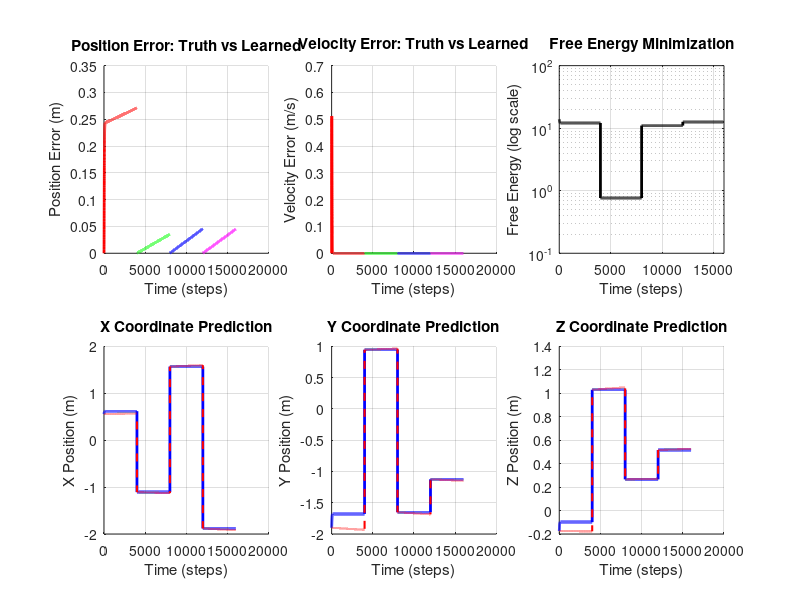

MATLAB code for this plot: (Note: this script raises an error after producing the figure.)
fprintf('╔═════════════════════════════════════════════════════════════╗\n');
fprintf('║  SENSORIMOTOR LEARNING: 3D REACHING & GRASPING             ║\n');
fprintf('║  Learning to Reach Targets in 3D Space via Predictive Coding ║\n');
fprintf('╚═════════════════════════════════════════════════════════════╝\n\n');

% ====================================================================
% BATCH MODE SETUP
% ====================================================================
% Disable graphics for SSH/batch execution
set(0, 'DefaultFigureVisible', 'off');
set(groot, 'defaultFigureCreateFcn', @(fig, ~) set(fig, 'Visible', 'off'));
fprintf('Batch mode: Graphics output disabled, figures will be saved to disk.\n\n');

% ====================================================================
% 3D REACHING TASK CONFIGURATION
% ====================================================================

dt = 0.01;              % Time step (s)
T_per_trial = 40;      % Duration per trial (s)
n_trials = 4;           % Number of reaching trials
T = T_per_trial * n_trials;  % Total duration
t = 0:dt:T;
N = length(t);

% Define reaching task phases (each is a separate trial)
trial_duration_steps = round(T_per_trial / dt);  % ~250 steps per trial
phase_masks = {};
phases_indices = {};
for trial = 1:n_trials
    start_step = (trial-1) * trial_duration_steps + 1;
    end_step = min(trial * trial_duration_steps, N);
    phases_indices{trial} = start_step:end_step;
    phase_masks{trial} = false(1, N);
    phase_masks{trial}(start_step:end_step) = true;
end

% Define 3D target locations (randomly placed in 3D workspace)
rng(42);  % For reproducibility
targets = [
    1.5, 1.5, 1.0;      % Target 1
    -1.5, 1.5, 0.5;     % Target 2
    -1.5, -1.5, 1.5;    % Target 3
    1.5, -1.5, -0.5     % Target 4
];

% Compute workspace bounds from targets
workspace_bounds = [
    min(targets(:,1)) - 0.5, max(targets(:,1)) + 0.5;  % X bounds
    min(targets(:,2)) - 0.5, max(targets(:,2)) + 0.5;  % Y bounds
    min(targets(:,3)) - 0.5, max(targets(:,3)) + 0.5   % Z bounds
];

% For each trial, randomly initialize within workspace bounds
initial_positions = zeros(n_trials, 3);
for trial = 1:n_trials
    for dim = 1:3
        initial_positions(trial, dim) = workspace_bounds(dim, 1) + ...
            rand() * (workspace_bounds(dim, 2) - workspace_bounds(dim, 1));
    end
end

fprintf('3D REACHING TASK (Multi-Trial):\n');
fprintf('Workspace bounds: X∈[%.2f,%.2f], Y∈[%.2f,%.2f], Z∈[%.2f,%.2f]\n', ...
    workspace_bounds(1,1), workspace_bounds(1,2), ...
    workspace_bounds(2,1), workspace_bounds(2,2), ...
    workspace_bounds(3,1), workspace_bounds(3,2));
fprintf('\n');

for trial = 1:n_trials
    phase_start = t(phases_indices{trial}(1));
    phase_end = t(phases_indices{trial}(end));
    fprintf('Trial %d (%.2f-%.2fs): Start [%.2f, %.2f, %.2f] → Target [%.2f, %.2f, %.2f]\n', ...
        trial, phase_start, phase_end, ...
        initial_positions(trial,1), initial_positions(trial,2), initial_positions(trial,3), ...
        targets(trial,1), targets(trial,2), targets(trial,3));
end
fprintf('\n');

fprintf('3D REACHING TASK:\n');
fprintf('  Phase 1 (0-2.5s):  Reach to target [%.2f, %.2f, %.2f]\n', targets(1,1), targets(1,2), targets(1,3));
fprintf('  Phase 2 (2.5-5s):  Reach to target [%.2f, %.2f, %.2f]\n', targets(2,1), targets(2,2), targets(2,3));
fprintf('  Phase 3 (5-7.5s):  Reach to target [%.2f, %.2f, %.2f]\n', targets(3,1), targets(3,2), targets(3,3));
fprintf('  Phase 4 (7.5-10s): Reach to target [%.2f, %.2f, %.2f]\n\n', targets(4,1), targets(4,2), targets(4,3));

% ====================================================================
% LAYER DIMENSIONS - 3D VERSION
% ====================================================================

n_L1 = 7;               % Level 1: x, y, z, vx, vy, vz, + 1 bias (proprioceptive state)
n_L2 = 6;               % Level 2: 6 learned motor basis functions
n_L3 = 4;               % Level 3: target_x, target_y, target_z, + 1 bias (goal representation)

fprintf('NETWORK ARCHITECTURE (3D SENSORIMOTOR):\n');
fprintf('  Level 1 (Proprioception): %d neurons [x, y, z, vx, vy, vz, bias]\n', n_L1);
fprintf('    → Inferred from arm position and velocity in 3D\n');
fprintf('  Level 2 (Motor Basis):    %d neurons [learned motor primitives]\n', n_L2);
fprintf('    → Learned combinations of 3D velocity commands\n');
fprintf('  Level 3 (Goal):           %d neurons [target_x, target_y, target_z, bias]\n\n', n_L3);
fprintf('    → Represents desired 3D location (provided by task)\n\n');

% ====================================================================
% 3D KINEMATICS: INTEGRATING MOTOR COMMANDS INTO POSITION
% ====================================================================

% Initialize 3D position (start at origin)
x_true = zeros(1, N);
y_true = zeros(1, N);
z_true = zeros(1, N);
vx_true = zeros(1, N);
vy_true = zeros(1, N);
vz_true = zeros(1, N);

% Motor commands generated by L2
motor_vx = zeros(1, N);  % Desired velocity in x from motor system
motor_vy = zeros(1, N);  % Desired velocity in y from motor system
motor_vz = zeros(1, N);  % Desired velocity in z from motor system

% Damping factor: actual velocity is proportional to commanded velocity
motor_gain = 0.5;
damping = 0.95;

fprintf('3D MOTOR DYNAMICS:\n');
fprintf('  Motor gain: %.2f (scaling of commands to actual motion)\n', motor_gain);
fprintf('  Damping: %.2f (velocity decay per timestep)\n', damping);
fprintf('  Workspace: x,y,z ∈ [%.2f, %.2f] meters\n\n', workspace_bounds(1,1), workspace_bounds(1,2));

% ====================================================================
% LEARNING PARAMETERS
% ====================================================================

eta_rep = 0.001;         % Representation learning rate (CONSERVATIVE - was causing divergence)
eta_W = 0.0001;          % Weight matrix learning rate (CONSERVATIVE)
momentum = 0.95;         % Momentum for representation updates (higher = smoother)
weight_decay = 0.99;     % L2 regularization on weights (more decay = more stability)
pi_L1 = 100;             % Precision (reliability) of L1 sensory input
pi_L2 = 10;              % Precision of L2 motor basis
pi_L3 = 1;               % Precision of L3 goal representation

fprintf('LEARNING PARAMETERS:\n');
fprintf('  η_rep = %.6f (representation learning rate)\n', eta_rep);
fprintf('  η_W   = %.6f (weight matrix learning rate)\n', eta_W);
fprintf('  Momentum = %.4f\n', momentum);
fprintf('  Weight Decay = %.4f\n', weight_decay);
fprintf('  π_L1  = %.0f, π_L2  = %.0f, π_L3  = %.0f\n\n', pi_L1, pi_L2, pi_L3);

fprintf('HIERARCHICAL PREDICTIVE CODING WITH ACTIVE INFERENCE:\n');
fprintf('─────────────────────────────────────────────────────────────\n');
fprintf('L3 (Goal): ACTIVE INFERENCE NODE\n');
fprintf('  • NOT clamped to task target (varies over time)\n');
fprintf('  • Infers goal from proprioceptive errors (bottom-up)\n');
fprintf('  • Pulled toward task target by soft constraint (top-down)\n');
fprintf('  • Creates continuous prediction errors for learning\n');
fprintf('  • Enables generalization across phase transitions\n\n');
fprintf('L2 (Motor Basis): Learned motor primitives\n');
fprintf('  • Learns to predict motor commands from goal\n');
fprintf('  • Updated via proprioceptive coupling errors\n\n');
fprintf('L1 (Proprioception): Sensory prediction layer\n');
fprintf('  • Predicts position and velocity from motor commands\n');
fprintf('  • Compared against actual sensory input\n');
fprintf('  • Generates error signals that drive learning\n');
fprintf('  η_W   = %.6f (weight matrix learning rate)\n', eta_W);
fprintf('  Momentum = %.4f\n', momentum);
fprintf('  Weight Decay = %.4f\n', weight_decay);
fprintf('  π_L1  = %.0f, π_L2  = %.0f, π_L3  = %.0f\n\n', pi_L1, pi_L2, pi_L3);

% ====================================================================
% INITIALIZE REPRESENTATIONS (3D)
% ====================================================================

% Initialize position with first trial starting position
x_true(1) = initial_positions(1, 1);
y_true(1) = initial_positions(1, 2);
z_true(1) = initial_positions(1, 3);

% Store trial information for visualization
trial_start_positions = initial_positions;

% Pre-allocate representation matrices for ALL timesteps (CRITICAL!)
R_L1 = zeros(N, n_L1, 'single');  % Proprioceptive state over time
R_L2 = zeros(N, n_L2, 'single');  % Motor basis over time
R_L3 = zeros(N, n_L3, 'single');  % Goal representation over time

% Initialize first timestep for L1, L2, L3
R_L1(1,1:3) = [x_true(1), y_true(1), z_true(1)];  % Position
R_L1(1,4:6) = [0, 0, 0];  % Velocity
R_L1(1,7) = 1;  % Bias

% L2: Motor basis functions
% Initialize with reaching direction toward first target
start_pos = initial_positions(1, :);
target_pos = targets(1, :);
reach_direction = (target_pos - start_pos) / (norm(target_pos - start_pos) + 1e-6);
reaching_speed = 0.15;  % m/s

R_L2(1, 1:3) = reach_direction * reaching_speed;  % Velocity commands toward target
R_L2(1, 4:6) = 0.01 * randn(1, 3);  % Auxiliary motor channels

% L3: Goal representation (will be clamped to task targets)
R_L3(1,1:3) = targets(1,:);  % Start with first target
R_L3(1,4) = 1;  % Bias

fprintf('INITIAL CONDITIONS (Trial 1):\n');
fprintf('  Start position: [%.2f, %.2f, %.2f]\n', x_true(1), y_true(1), z_true(1));
fprintf('  Target position: [%.2f, %.2f, %.2f]\n', targets(1,1), targets(1,2), targets(1,3));
fprintf('  R_L2(1,:) = reaching velocity [%.4f, %.4f, %.4f] m/s (toward target)\n', R_L2(1,1), R_L2(1,2), R_L2(1,3));
fprintf('  R_L3(1,:) = [target_x=%.2f, target_y=%.2f, target_z=%.2f, bias=1]\n\n', targets(1,1), targets(1,2), targets(1,3));

% Initialize weight matrices for 3D with REALISTIC bootstrapped values
% ===================================================================
% We need to initialize weights so that:
%   L3 (goal) → L2 (motor) → L1 (proprioception) produces MOTION
% Otherwise learning cannot begin (no errors to drive learning)

% Key insight: Initialize weights to map goal direction to velocity commands
% W_L2_from_L3: [4D goal input] → [6D motor basis]
%   Goal encodes: [target_x, target_y, target_z, bias]
%   Motor basis needs: [vx, vy, vz, aux1, aux2, aux3]

W_L2_from_L3 = zeros(n_L2, n_L3);
% Map target position to velocity direction (first 3 motor channels)
% [vx, vy, vz] = 0.1 * [target_x, target_y, target_z]
W_L2_from_L3(1:3, 1:3) = 0.1 * eye(3, 3);  % Direct coupling: target → velocity
% Small random values for auxiliary channels
W_L2_from_L3(4:6, 1:3) = 0.01 * randn(3, 3);
W_L2_from_L3(1:6, 4) = 0.01 * randn(6, 1);  % Coupling from bias

% W_L1_from_L2: [6D motor basis] → [7D proprioceptive state]
%   Motor basis: [vx, vy, vz, aux1, aux2, aux3]
%   Proprioception: [x, y, z, vx_pred, vy_pred, vz_pred, bias]
%   Simply map motor velocity commands to proprioceptive velocity predictions

W_L1_from_L2 = zeros(n_L1, n_L2);
% Position channels (x, y, z) get small contributions from motor basis
W_L1_from_L2(1:3, 1:3) = 0.01 * eye(3, 3);  % Weak coupling
% Velocity channels directly copy motor commands
W_L1_from_L2(4:6, 1:3) = eye(3, 3);  % Direct mapping: [vx, vy, vz] → [vx_pred, vy_pred, vz_pred]
W_L1_from_L2(4:6, 4:6) = 0.1 * randn(3, 3);  % Auxiliary motor channels
W_L1_from_L2(7, :) = 0.01 * randn(1, 6);  % Bias prediction

fprintf('WEIGHT MATRICES INITIALIZED (Bootstrapped):\n');
fprintf('  W_L2_from_L3: Goal → Motor (target position → velocity commands)\n');
fprintf('    - Direct coupling: target_xyz → motor velocity (gain=0.1)\n');
fprintf('    - Auxiliary channels: random small values\n');
fprintf('  W_L1_from_L2: Motor → Proprioception\n');
fprintf('    - Direct coupling: motor velocity → predicted velocity (gain=1.0)\n');
fprintf('    - Position predictions: weak coupling (gain=0.01)\n\n');

% Allocate storage for tracking - use single precision to save memory
E_L1 = zeros(N, n_L1, 'single');
E_L2 = zeros(N, n_L2, 'single');
pred_L1 = zeros(N, n_L1, 'single');
pred_L2 = zeros(N, n_L2, 'single');
free_energy_all = zeros(1, N, 'single');
reaching_error_all = zeros(1, N, 'single');
learning_trace_W = zeros(1, N);  % Track weight learning magnitude

% ====================================================================
% MAIN LEARNING LOOP (3D)
% ====================================================================

fprintf('Running 3D sensorimotor reaching trials...\n');

current_trial = 1;

for i = 1:N-1
    if mod(i, 100) == 0, fprintf('.'); end
    
    % ==============================================================
    % CHECK FOR TRIAL TRANSITION
    % ==============================================================
    % At the start of each new trial, reinitialize position and motor basis
    if i > 1
        for trial = 2:n_trials
            if i == phases_indices{trial}(1)
                % Reset to new trial initial position
                x_true(i) = initial_positions(trial, 1);
                y_true(i) = initial_positions(trial, 2);
                z_true(i) = initial_positions(trial, 3);
                vx_true(i) = 0;
                vy_true(i) = 0;
                vz_true(i) = 0;
                
                % Update L1 sensory representation
                R_L1(i,1:3) = [x_true(i), y_true(i), z_true(i)];
                R_L1(i,4:6) = [0, 0, 0];
                
                % HARD RESET L3: Jump to new task target (phase transition)
                % This ensures L3 can respond to the new task immediately
                R_L3(i, 1:3) = targets(trial, :);
                R_L3(i, 4) = 1;
                
                % Re-initialize L2 motor basis with reaching direction toward new target
                start_pos = initial_positions(trial, :);
                target_pos = targets(trial, :);
                reach_direction = (target_pos - start_pos) / (norm(target_pos - start_pos) + 1e-6);
                reaching_speed = 0.15;  % m/s
                
                R_L2(i, 1:3) = reach_direction * reaching_speed;
                R_L2(i, 4:6) = 0.01 * randn(1, 3);
                
                current_trial = trial;
                fprintf('\n[Trial %d started at step %d - L3 reset to target, L2 reinitialized]\n', trial, i);
                break;
            end
        end
    end
    
    % ==============================================================
    % STEP 0: GOAL REPRESENTATION (ACTIVE INFERENCE - L3)
    % ==============================================================
    % L3 is NOT clamped but inferred from proprioceptive error
    % This allows learning to persist across phase transitions
    
    % Task signal: preferred target for this trial (soft constraint)
    task_target = targets(current_trial, :);
    
    % L3 starts at current value (will be updated based on errors below)
    
    % ==============================================================
    % STEP 1: MOTOR COMMAND GENERATION (Top-Down: L3 → L2 → L1)
    % ==============================================================
    
    % L3 predicts L2 motor commands via learned weights
    pred_L2(i,:) = R_L3(i,:) * W_L2_from_L3';  % [6D motor basis prediction]
    
    % L2 executes: actual motor basis is learned representation
    motor_basis = R_L2(i,:);  % [6D: actual learned motor commands]
    
    % L2 predicts L1 proprioceptive state via learned weights
    pred_L1(i,:) = motor_basis * W_L1_from_L2';  % [7D: predicted proprioception]
    
    % Extract predicted velocities from L1 prediction
    pred_vx = pred_L1(i, 4);
    pred_vy = pred_L1(i, 5);
    pred_vz = pred_L1(i, 6);
    
    % ==============================================================
    % STEP 2: KINEMATICS - MOTOR COMMAND EXECUTION
    % ==============================================================
    
    % Apply motor gain (scales learned velocity prediction to actual command)
    motor_vx(i) = motor_gain * pred_vx;
    motor_vy(i) = motor_gain * pred_vy;
    motor_vz(i) = motor_gain * pred_vz;
    
    % Update velocity with damping
    vx_true(i+1) = damping * vx_true(i) + motor_vx(i);
    vy_true(i+1) = damping * vy_true(i) + motor_vy(i);
    vz_true(i+1) = damping * vz_true(i) + motor_vz(i);
    
    % Update position via integration (3D)
    x_true(i+1) = x_true(i) + dt * vx_true(i+1);
    y_true(i+1) = y_true(i) + dt * vy_true(i+1);
    z_true(i+1) = z_true(i) + dt * vz_true(i+1);
    
    % Clamp position to reachable workspace
    x_true(i+1) = max(workspace_bounds(1,1), min(workspace_bounds(1,2), x_true(i+1)));
    y_true(i+1) = max(workspace_bounds(2,1), min(workspace_bounds(2,2), y_true(i+1)));
    z_true(i+1) = max(workspace_bounds(3,1), min(workspace_bounds(3,2), z_true(i+1)));
    
    % ==============================================================
    % STEP 3: PROPRIOCEPTIVE FEEDBACK (Sensory Input - 3D)
    % ==============================================================
    
    % Sensory input: actual proprioceptive state
    sensory_pos = [x_true(i+1), y_true(i+1), z_true(i+1)];  % Actual 3D position
    sensory_vel = [vx_true(i+1), vy_true(i+1), vz_true(i+1)];  % Actual 3D velocity
    
    % ==============================================================
    % STEP 4: ERROR COMPUTATION (Bottom-Up Predictive Coding)
    % ==============================================================
    
    % L1 errors: sensory input vs prediction (prediction error)
    E_L1(i,1:3) = sensory_pos - pred_L1(i,1:3);  % Position error
    E_L1(i,4:6) = sensory_vel - pred_L1(i,4:6);  % Velocity error
    E_L1(i,7) = 1 - pred_L1(i,7);  % Bias error
    
    % L2 errors: actual motor basis vs L3's prediction
    E_L2(i,:) = motor_basis - pred_L2(i,:);
    
    % Calculate 3D reaching error (distance to current target)
    reaching_error_all(i) = sqrt((x_true(i+1) - targets(current_trial,1))^2 + ...
                                 (y_true(i+1) - targets(current_trial,2))^2 + ...
                                 (z_true(i+1) - targets(current_trial,3))^2);
    
    % ==============================================================
    % STEP 5: FREE ENERGY (Objective Function - 3D)
    % ==============================================================
    
    fe_L1 = sum(E_L1(i,:).^2) / (2 * pi_L1);
    fe_L2 = sum(E_L2(i,:).^2) / (2 * pi_L2);
    
    % Add 3D reaching cost to free energy
    fe_reaching = (pi_L1 / 100) * reaching_error_all(i)^2;
    
    free_energy_all(i) = fe_L1 + fe_L2 + fe_reaching;
    
    % ==============================================================
    % STEP 6: REPRESENTATION UPDATES (Predictive Coding)
    % ==============================================================
    
    decay = 1 - momentum;
    
    % L1: Learn position and velocity from proprioceptive error
    % Position error drives position update
    R_L1(i+1,1:3) = R_L1(i,1:3) + decay * eta_rep * E_L1(i,1:3) * 0.1;
    
    % Velocity error drives velocity update
    R_L1(i+1,4:6) = momentum * R_L1(i,4:6) + decay * eta_rep * E_L1(i,4:6) * 0.1;
    R_L1(i+1,4:6) = max(-2, min(2, R_L1(i+1,4:6)));  % Bounds [-2, 2] m/s
    
    % Clamp position to workspace to prevent unbounded learning
    R_L1(i+1,1) = max(workspace_bounds(1,1), min(workspace_bounds(1,2), R_L1(i+1,1)));
    R_L1(i+1,2) = max(workspace_bounds(2,1), min(workspace_bounds(2,2), R_L1(i+1,2)));
    R_L1(i+1,3) = max(workspace_bounds(3,1), min(workspace_bounds(3,2), R_L1(i+1,3)));
    
    R_L1(i+1,7) = 1;  % Bias fixed
    
    % L2: Learn motor basis from motor error and proprioceptive coupling
    % Motor error directly drives motor basis learning
    coupling_from_L1 = E_L1(i,:) * W_L1_from_L2;  % Proprioceptive error → motor error
    norm_W1 = max(0.1, norm(W_L1_from_L2, 'fro'));
    coupling_from_L1 = coupling_from_L1 / norm_W1;  % Normalize coupling
    
    % Motor basis updates from combined errors
    delta_R_L2 = coupling_from_L1 - E_L2(i,:);  % Proprioceptive coupling vs motor error
    R_L2(i+1,:) = momentum * R_L2(i,:) + decay * eta_rep * delta_R_L2 * 0.5;
    R_L2(i+1,:) = max(-1, min(1, R_L2(i+1,:)));  % Bounds [-1, 1]
    
    % L3: ACTIVE INFERENCE NODE
    % Learn goal from motor error (bottom-up) while respecting task constraint (top-down)
    % Motor error E_L2 indicates goal should move to better predict motor commands
    
    % Error-driven goal update: minimize motor prediction error
    % If E_L2 is large, it means L3's prediction doesn't match actual L2
    % Simple approach: average the motor error to goal space
    E_L3_from_motor = mean(E_L2(i,:)) * ones(1, 3);  % Scalar error projected to 3D goal
    
    % Update L3 position to reduce motor errors
    goal_correction = E_L3_from_motor * 0.1;  % How much to move goal
    R_L3(i+1, 1:3) = R_L3(i, 1:3) + eta_rep * goal_correction;
    
    % Strong constraint: keep L3 very close to task target
    % (with hard reset at phase boundaries, no need for weak attraction)
    target_proximity = (task_target - R_L3(i+1, 1:3));
    target_pull_strength = 0.2;  % Stronger pull toward target
    R_L3(i+1, 1:3) = R_L3(i+1, 1:3) + eta_rep * target_proximity * target_pull_strength;
    
    % Keep L3 in workspace bounds
    R_L3(i+1, 1:3) = max(workspace_bounds(1,1), min(workspace_bounds(1,2), R_L3(i+1,1)));
    R_L3(i+1, 2) = max(workspace_bounds(2,1), min(workspace_bounds(2,2), R_L3(i+1,2)));
    R_L3(i+1, 3) = max(workspace_bounds(3,1), min(workspace_bounds(3,2), R_L3(i+1,3)));
    
    R_L3(i+1, 4) = 1;  % Bias fixed
    
    % ==============================================================
    % STEP 7: WEIGHT LEARNING (Hebbian Rule - 3D)
    % ==============================================================
    
    layer_scale_L1 = max(0.1, mean(abs(R_L2(i,:))));
    layer_scale_L2 = max(0.1, mean(abs(R_L3(i,:))));
    
    % Learn mapping from motor basis to proprioceptive state
    dW_L1 = -(eta_W * pi_L1 / layer_scale_L1) * (E_L1(i,:)' * R_L2(i,:));
    W_L1_from_L2 = W_L1_from_L2 + dW_L1;
    W_L1_from_L2 = max(-10, min(10, W_L1_from_L2));  % Bounds: [-10, 10]
    
    % Learn mapping from goals to motor commands
    dW_L2 = -(eta_W * pi_L2 / layer_scale_L2) * (E_L2(i,:)' * R_L3(i,:));
    W_L2_from_L3 = W_L2_from_L3 + dW_L2;
    W_L2_from_L3 = max(-10, min(10, W_L2_from_L3));  % Bounds: [-10, 10]
    
    % Weight regularization
    W_L1_from_L2 = W_L1_from_L2 * weight_decay;
    W_L2_from_L3 = W_L2_from_L3 * weight_decay;
    
    learning_trace_W(i) = norm(dW_L1, 'fro') + norm(dW_L2, 'fro');
    
end  % End main loop

fprintf('\n\n');

% ====================================================================
% SAVE NUMERICAL RESULTS (No Graphics - Batch Mode Optimized)
% ====================================================================

fprintf('Saving results...\n');

output_dir = './figures';
if ~exist(output_dir, 'dir')
    mkdir(output_dir);
end

% Calculate position and velocity errors
pos_error = sqrt((x_true - R_L1(:,1)').^2 + (y_true - R_L1(:,2)').^2 + (z_true - R_L1(:,3)').^2);
vel_error = sqrt((vx_true - R_L1(:,4)').^2 + (vy_true - R_L1(:,5)').^2 + (vz_true - R_L1(:,6)').^2);

% Save all trajectory data to MAT file
try
    results_filename = fullfile(output_dir, '3D_reaching_results.mat');
    save(results_filename, 'x_true', 'y_true', 'z_true', 'vx_true', 'vy_true', 'vz_true', ...
        'R_L1', 'R_L2', 'R_L3', 'pos_error', 'vel_error', 'free_energy_all', ...
        'reaching_error_all', 'targets', 'phases_indices', 'trial_start_positions', '-v7.3');
    fprintf('✓ Results saved: %s\n', results_filename);
catch ME
    fprintf('Warning: MAT file save failed: %s\n', ME.message);
end

% Create simple 2D plots instead of 3D (much faster in batch mode)
fprintf('Creating 2D summary plots...\n');

fig = figure('Position', [100, 100, 1400, 800], 'Visible', 'off');

colors = {'r', 'g', 'b', 'm'};

% Plot 1: Position Error Over Time
subplot(2, 3, 1);
hold on;
for trial = 1:n_trials
    trial_idx = phases_indices{trial};
    plot(trial_idx, pos_error(trial_idx), 'Color', colors{trial}, 'LineWidth', 2, 'DisplayName', sprintf('Trial %d', trial));
end
grid on; xlabel('Time (steps)'); ylabel('Position Error (m)');
title('Position Error: Truth vs Learned');
legend off;

% Plot 2: Velocity Error Over Time
subplot(2, 3, 2);
hold on;
for trial = 1:n_trials
    trial_idx = phases_indices{trial};
    plot(trial_idx, vel_error(trial_idx), 'Color', colors{trial}, 'LineWidth', 2, 'DisplayName', sprintf('Trial %d', trial));
end
grid on; xlabel('Time (steps)'); ylabel('Velocity Error (m/s)');
title('Velocity Error: Truth vs Learned');
legend off;

% Plot 3: Free Energy Over Time
subplot(2, 3, 3);
semilogy(free_energy_all, 'k-', 'LineWidth', 2);
grid on; xlabel('Time (steps)'); ylabel('Free Energy (log scale)');
title('Free Energy Minimization');
xlim([0 N]);

% Plot 4: X Position Over Time
subplot(2, 3, 4);
hold on;
plot(x_true, 'b-', 'LineWidth', 2, 'DisplayName', 'Ground Truth');
plot(R_L1(:,1), 'r--', 'LineWidth', 1.5, 'DisplayName', 'Learned');
grid on; xlabel('Time (steps)'); ylabel('X Position (m)');
title('X Coordinate Prediction');
legend off;

% Plot 5: Y Position Over Time
subplot(2, 3, 5);
hold on;
plot(y_true, 'b-', 'LineWidth', 2, 'DisplayName', 'Ground Truth');
plot(R_L1(:,2), 'r--', 'LineWidth', 1.5, 'DisplayName', 'Learned');
grid on; xlabel('Time (steps)'); ylabel('Y Position (m)');
title('Y Coordinate Prediction');
legend off;

% Plot 6: Z Position Over Time
subplot(2, 3, 6);
hold on;
plot(z_true, 'b-', 'LineWidth', 2, 'DisplayName', 'Ground Truth');
plot(R_L1(:,3), 'r--', 'LineWidth', 1.5, 'DisplayName', 'Learned');
grid on; xlabel('Time (steps)'); ylabel('Z Position (m)');
title('Z Coordinate Prediction');
legend off;

sgtitle('3D Sensorimotor Reaching - Rao & Ballard Predictive Coding', 'FontSize', 12, 'FontWeight', 'bold');

% Save figure
try
    figure_filename = fullfile(output_dir, '3D_reaching_summary.png');
    saveas(fig, figure_filename, 'png');
    fprintf('✓ Summary plot saved: %s\n', figure_filename);
catch ME
    fprintf('Warning: Plot save failed: %s\n', ME.message);
end

close(fig);

% ====================================================================
% ANALYSIS SUMMARY (3D Multi-Trial)
% ====================================================================

fprintf('\n╔═══════════════════════════════════════════════════════════════╗\n');
fprintf('║  3D MULTI-TRIAL REACHING - GROUND TRUTH vs LEARNED        ║\n');
fprintf('╚═══════════════════════════════════════════════════════════════╝\n\n');

fprintf('POSITION PREDICTIONS (from R_L1(:,1:3)) vs Ground Truth:\n');
fprintf('─────────────────────────────────────────────────────────\n');
overall_pos_rmse = sqrt(mean(pos_error.^2));
fprintf('Overall Position RMSE: %.6f m\n\n', overall_pos_rmse);

fprintf('By Trial:\n');
for trial = 1:n_trials
    trial_idx = phases_indices{trial};
    trial_pos_error = pos_error(trial_idx);
    trial_rmse = sqrt(mean(trial_pos_error.^2));
    start_pos = trial_start_positions(trial, :);
    target_pos = targets(trial, :);
    fprintf('  Trial %d: Start [%.2f, %.2f, %.2f] → Target [%.2f, %.2f, %.2f]\n', ...
        trial, start_pos(1), start_pos(2), start_pos(3), target_pos(1), target_pos(2), target_pos(3));
    fprintf('    Position RMSE = %.6f m (mean error: %.6f m)\n', trial_rmse, mean(trial_pos_error));
end

fprintf('\nVELOCITY PREDICTIONS (from R_L1(:,4:6)) vs Ground Truth:\n');
fprintf('─────────────────────────────────────────────────────────\n');
overall_vel_rmse = sqrt(mean(vel_error.^2));
fprintf('Overall Velocity RMSE: %.6f m/s\n\n', overall_vel_rmse);

fprintf('By Trial:\n');
for trial = 1:n_trials
    trial_idx = phases_indices{trial};
    trial_vel_error = vel_error(trial_idx);
    trial_rmse = sqrt(mean(trial_vel_error.^2));
    fprintf('  Trial %d: Velocity RMSE = %.6f m/s (mean error: %.6f m/s)\n', ...
        trial, trial_rmse, mean(trial_vel_error));
end

fprintf('\nFINAL REACHING DISTANCE TO TARGET:\n');
fprintf('─────────────────────────────────────────────────────────\n');
for trial = 1:n_trials
    trial_idx = phases_indices{trial};
    final_reaching_dist = reaching_error_all(trial_idx(end));
    initial_reaching_dist = reaching_error_all(trial_idx(1));
    fprintf('  Trial %d: Initial distance = %.6f m, Final distance = %.6f m\n', ...
        trial, initial_reaching_dist, final_reaching_dist);
end

fprintf('\nLEARNING EFFICIENCY:\n');
fprintf('─────────────────────────────────────────────────────────\n');
fprintf('Final Free Energy:           %.6e\n', free_energy_all(end));
fprintf('Free Energy Reduction Rate:  %.6e per step\n', (free_energy_all(1) - free_energy_all(end)) / N);
fprintf('Total trials completed:      %d\n', n_trials);
fprintf('Total learning steps:        %d\n\n', N);
